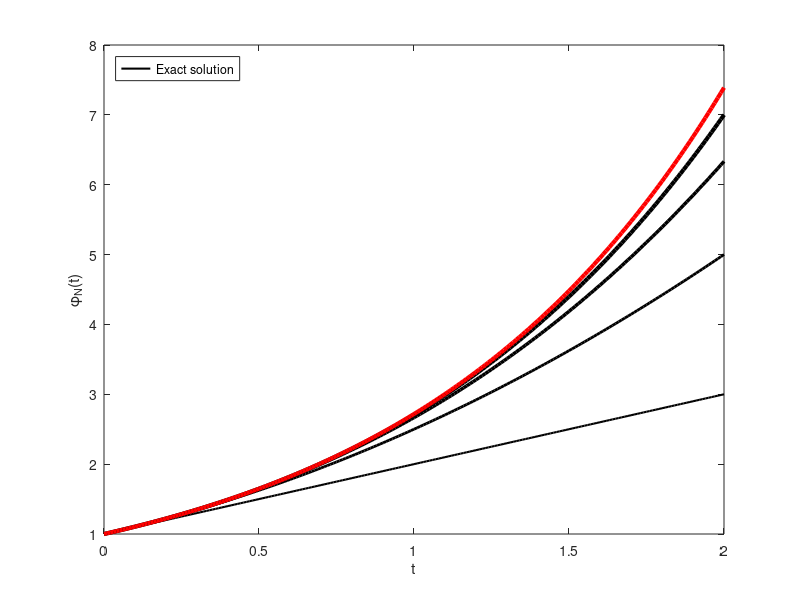
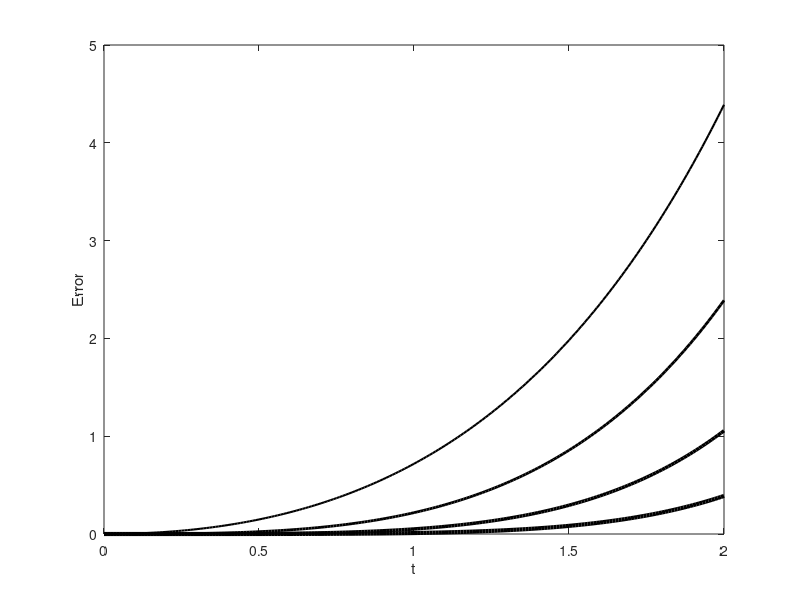

Recreate these plots in MATLAB, in order.
%% Lab 4

close all
clear all
clc

% defines an array of functions
%% TODO: set up phi (approximating sequence)
phi = {@(t) 1+t;
       @(t) 1+t+t.^2/2;
       @(t) 1+t+t.^2/2+t.^3/6;
       @(t) 1+t+t.^2/2+t.^3/6+t.^4/24};
%% TODO: set up exact soln
exact = @(t) exp(t);
   
t = 0:0.01:2;

for i = 1:length(phi)
    plot(t, phi{i}(t), 'k', 'LineWidth', 1+2*i/length(phi))
    hold on
end
plot(t, exact(t), 'r', 'LineWidth', 3)
hold off
xlabel('t')
ylabel('\phi_N(t)')
legend('Exact solution', 'Location', 'NorthWest')

figure
for i = 1:length(phi)
    plot(t, abs(exact(t)-phi{i}(t)), 'k', 'LineWidth', 1+2*i/length(phi))
    hold on
end
hold off
xlabel('t')
ylabel('Error')
